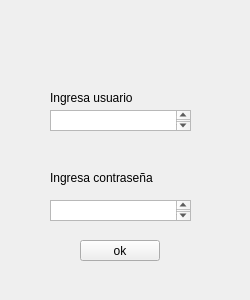
<?xml version="1.0" encoding="UTF-8"?>
<ui version="4.0">
 <class>datos</class>
 <widget class="QWidget" name="datos">
  <property name="geometry">
   <rect>
    <x>0</x>
    <y>0</y>
    <width>250</width>
    <height>300</height>
   </rect>
  </property>
  <property name="windowTitle">
   <string>Form</string>
  </property>
  <widget class="QLabel" name="label">
   <property name="geometry">
    <rect>
     <x>50</x>
     <y>90</y>
     <width>111</width>
     <height>16</height>
    </rect>
   </property>
   <property name="text">
    <string>Ingresa usuario</string>
   </property>
  </widget>
  <widget class="QLabel" name="label_2">
   <property name="geometry">
    <rect>
     <x>50</x>
     <y>170</y>
     <width>111</width>
     <height>16</height>
    </rect>
   </property>
   <property name="text">
    <string>Ingresa contraseña</string>
   </property>
  </widget>
  <widget class="QPlainTextEdit" name="plainTextEdit">
   <property name="geometry">
    <rect>
     <x>50</x>
     <y>110</y>
     <width>141</width>
     <height>21</height>
    </rect>
   </property>
  </widget>
  <widget class="QPlainTextEdit" name="plainTextEdit_2">
   <property name="geometry">
    <rect>
     <x>50</x>
     <y>200</y>
     <width>141</width>
     <height>21</height>
    </rect>
   </property>
  </widget>
  <widget class="QPushButton" name="pushButton">
   <property name="geometry">
    <rect>
     <x>80</x>
     <y>240</y>
     <width>80</width>
     <height>21</height>
    </rect>
   </property>
   <property name="text">
    <string>ok</string>
   </property>
  </widget>
 </widget>
 <resources/>
 <connections/>
</ui>
